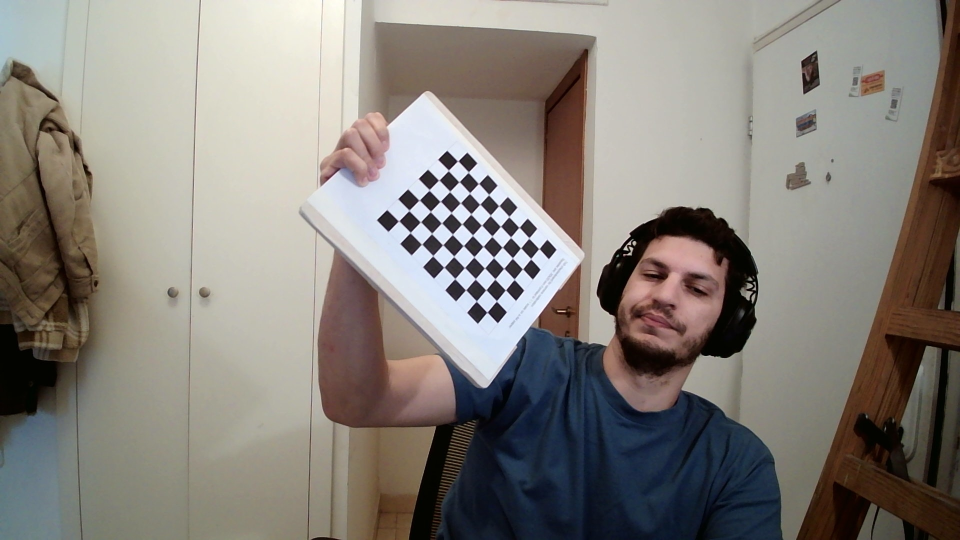
#> input picture images/Left/20240210_120035.jpg, 1920 x 1080 px, given in place of the camera (shown at 1/2 size)
$ python depth.py
#> lines starting #> are read from the running program, lines starting #| are printed output that depends on the picture; after the words box and inside, x2 and y2 are one past the last pixel; in counts of white or black regions, pixels touching at a corner belong together
import cv2 as cv
import numpy as np
import os


focal_length_pixels = 359  # Example focal length in pixels
baseline_meters = 0.15  # Example baseline in meters

def ensure_dir(directory):
    if not os.path.exists(directory):
        os.makedirs(directory)

def load_stereo_calibration(filename):
    # Load stereo calibration parameters from an XML file
    cv_file = cv.FileStorage(filename, cv.FILE_STORAGE_READ)
    cameraMatrix1 = cv_file.getNode("cameraMatrix1").mat()
    distCoeffs1 = cv_file.getNode("distCoeffs1").mat()
    cameraMatrix2 = cv_file.getNode("cameraMatrix2").mat()
    distCoeffs2 = cv_file.getNode("distCoeffs2").mat()
    R = cv_file.getNode("R").mat()
    T = cv_file.getNode("T").mat()
    cv_file.release()
    focal_length_left = cameraMatrix1[0, 0]
    focal_length_right = cameraMatrix2[0, 0]
    print("Focal length of left camera:", focal_length_left)
    print("Focal length of right camera:", focal_length_right)
    return cameraMatrix1, distCoeffs1, cameraMatrix2, distCoeffs2, R, T

ensure_dir('images/Right')
ensure_dir('images/Left')

# Load stereo calibration data
calib_filename = 'stereo_calibration_data.xml'  # Update this path as needed
cameraMatrix1, distCoeffs1, cameraMatrix2, distCoeffs2, R, T = load_stereo_calibration(calib_filename)

# Open the cameras
cap_left = cv.VideoCapture(1)  # Adjust camera index as needed
cap_right = cv.VideoCapture(2)  # Adjust camera index as needed


cap_left.set(cv.CAP_PROP_AUTOFOCUS, 0)
cap_right.set(cv.CAP_PROP_AUTOFOCUS, 0)

cap_left.set(cv.CAP_PROP_FOCUS, 50)
cap_right.set(cv.CAP_PROP_FOCUS, 50)

# Wait for cameras to initialize
ret_left, frame_left = cap_left.read()
#> frame_left is the input picture: shape (1080, 1920, 3); mean B, G, R 122.5, 128.9, 134.1
ret_right, frame_right = cap_right.read()

if not ret_left or not ret_right:
    print("Failed to capture images from both cameras.")
    cap_left.release()
    cap_right.release()
    exit()

# Compute rectification transforms for both cameras
R1, R2, P1, P2, Q, _, _ = cv.stereoRectify(
    cameraMatrix1, distCoeffs1,
    cameraMatrix2, distCoeffs2,
    frame_left.shape[:2], R, T, alpha=0)

map1_left, map2_left = cv.initUndistortRectifyMap(
    cameraMatrix1, distCoeffs1, R1, P1,
    frame_left.shape[:2], cv.CV_16SC2)
map1_right, map2_right = cv.initUndistortRectifyMap(
    cameraMatrix2, distCoeffs2, R2, P2,
    frame_right.shape[:2], cv.CV_16SC2)

# StereoSGBM Matcher for disparity calculation
stereo = cv.StereoSGBM_create(
    numDisparities=16, blockSize=15
    # [11 lines of commented-out code are left out]
)

while True:
    # Capture frames from both cameras
    ret_left, frame_left = cap_left.read()
    ret_right, frame_right = cap_right.read()

    if not ret_left or not ret_right:
        print("Failed to capture images from both cameras.")
        break

    # Convert to grayscale for disparity calculation
    gray_left = cv.cvtColor(frame_left, cv.COLOR_BGR2GRAY)
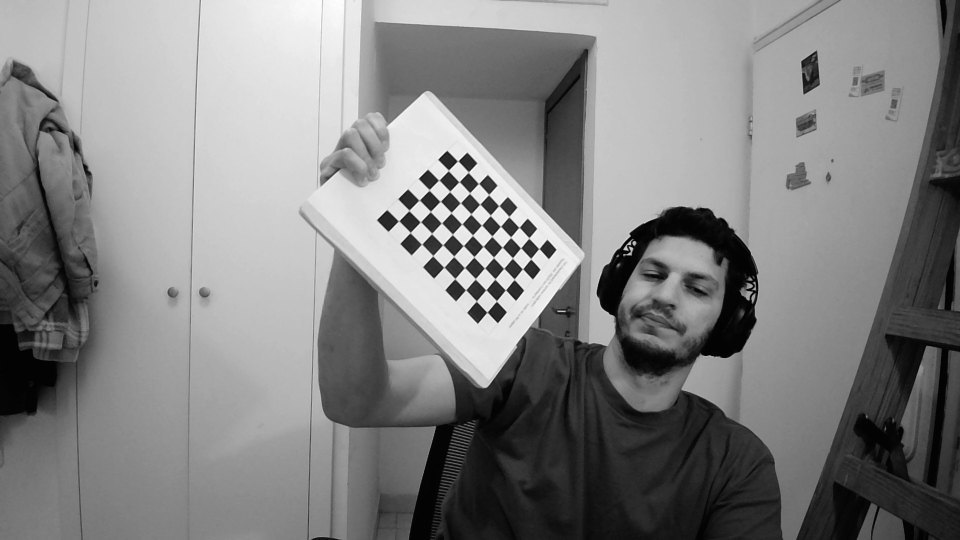
#> gray_left: shape (1080, 1920) (shown at 1/2 size); min 0, max 255, mean 129.7
    gray_right = cv.cvtColor(frame_right, cv.COLOR_BGR2GRAY)

    # # Rectify images
    rectified_left = cv.remap(gray_left, map1_left, map2_left, cv.INTER_LINEAR)
    rectified_right = cv.remap(gray_right, map1_right, map2_right, cv.INTER_LINEAR)
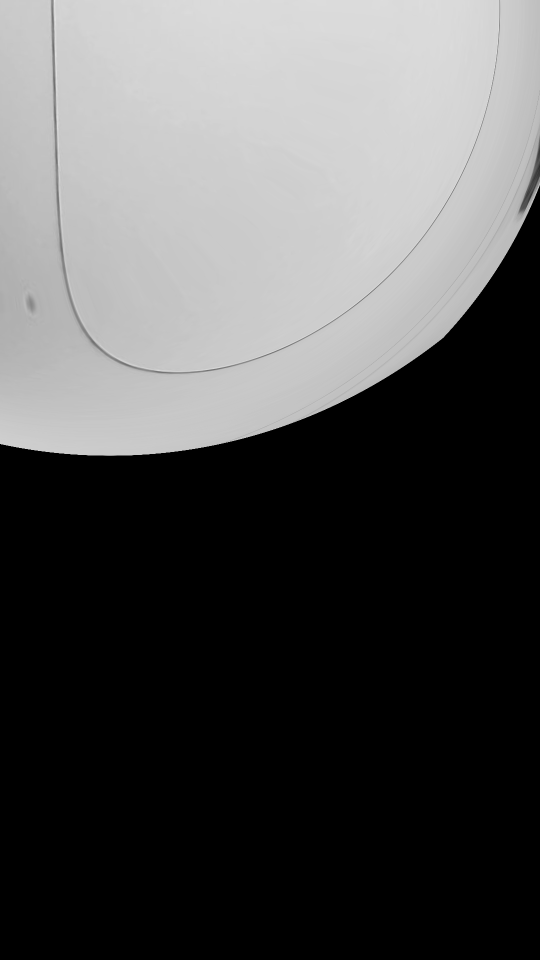
#> rectified_right: shape (1920, 1080) (shown at 1/2 size); min 0, max 234, mean 83.7


    # Compute the disparity map
    disparity = stereo.compute(rectified_left, rectified_right).astype(np.float32) / 16.0
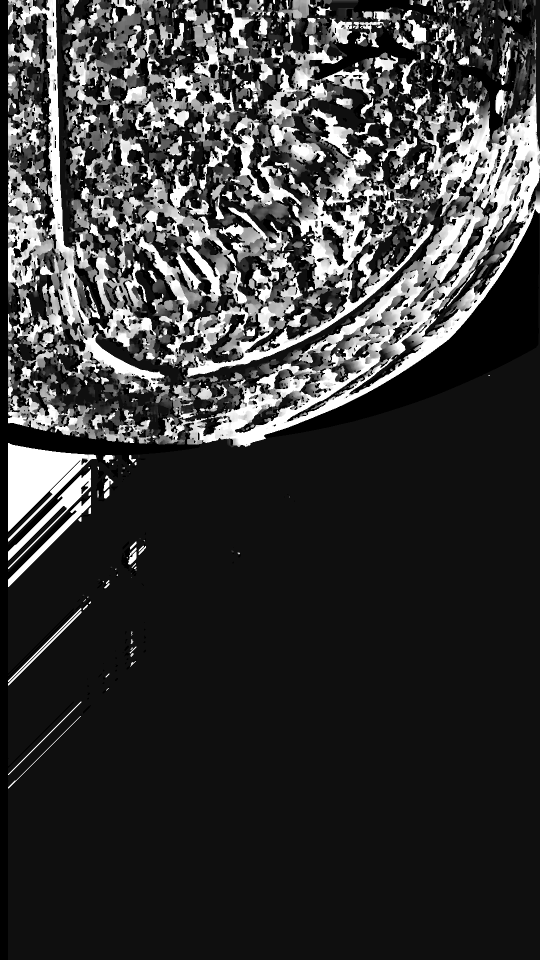
#> disparity: shape (1920, 1080) float32 (shown at 1/2 size); min -1, max 15, mean 2.53; drawn with min black and max white

    ##
    #
    #
    #
    #
    depth_map = np.zeros_like(disparity)
    non_zero_disparity = disparity > 0  # Avoid division by zero
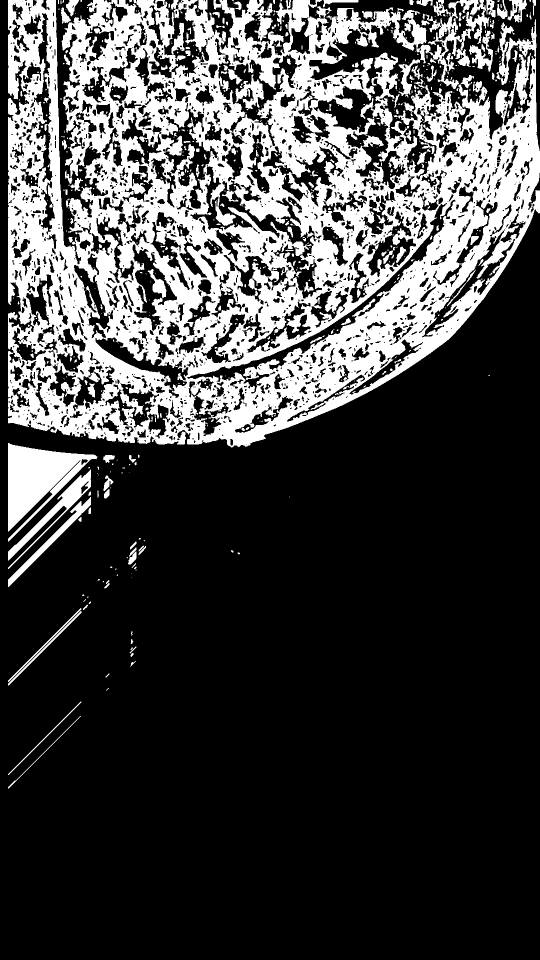
#> non_zero_disparity: shape (1920, 1080) bool (shown at 1/2 size); 26.5% white; 699 white regions (524 under 20 px), largest, box (x1, y1, x2, y2) and area: (16, 0, 1080, 895) 498067, (16, 886, 195, 1083) 15523, (16, 939, 182, 1138) 4482
    depth_map[non_zero_disparity] = (focal_length_pixels * baseline_meters) / disparity[non_zero_disparity]
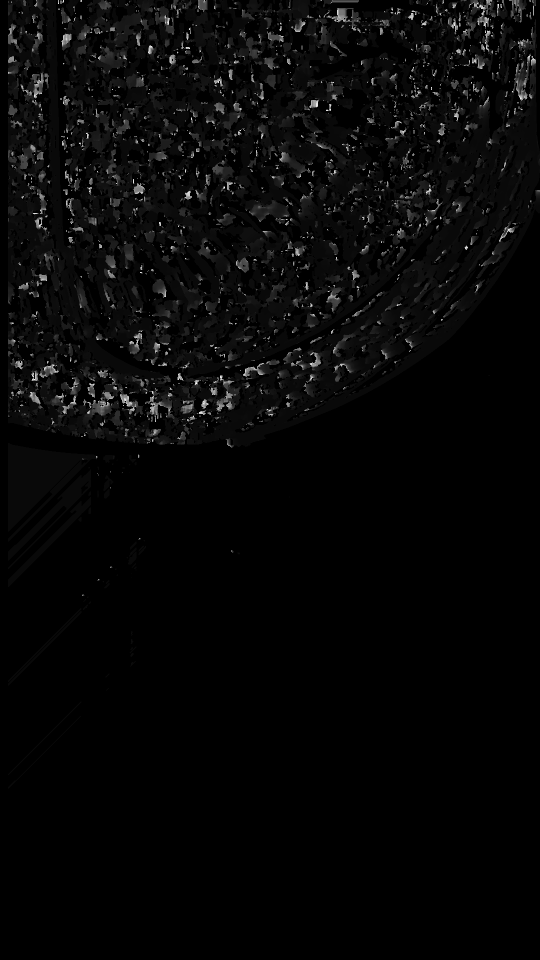
#> depth_map: shape (1920, 1080) float32 (shown at 1/2 size); min 0, max 95.73, mean 2.7; drawn with min black and max white
    #
    #
    #
    #
    #
    #
    ##


    norm_disparity = cv.normalize(disparity, None, alpha=0, beta=255, norm_type=cv.NORM_MINMAX, dtype=cv.CV_8U)


    roi_size = 100  # Size of the square's side
    height, width = depth_map.shape
#> height = 1920; width = 1080
    center_x, center_y = width // 2, height // 2
#> center_x = 540; center_y = 960
    roi = depth_map[center_y - roi_size // 2:center_y + roi_size // 2,
                    center_x - roi_size // 2:center_x + roi_size // 2]

    # Calculate the average depth in the ROI
    average_depth = np.mean(roi[roi > 0])  # Ignore zero values
#> average_depth = 4.79
    print(f"Average depth in the ROI: {average_depth:.2f} meters")
#| Average depth in the ROI: 4.79 meters


    # Apply a color map to the normalized disparity map
    color_disparity = cv.applyColorMap(norm_disparity, cv.COLORMAP_JET)
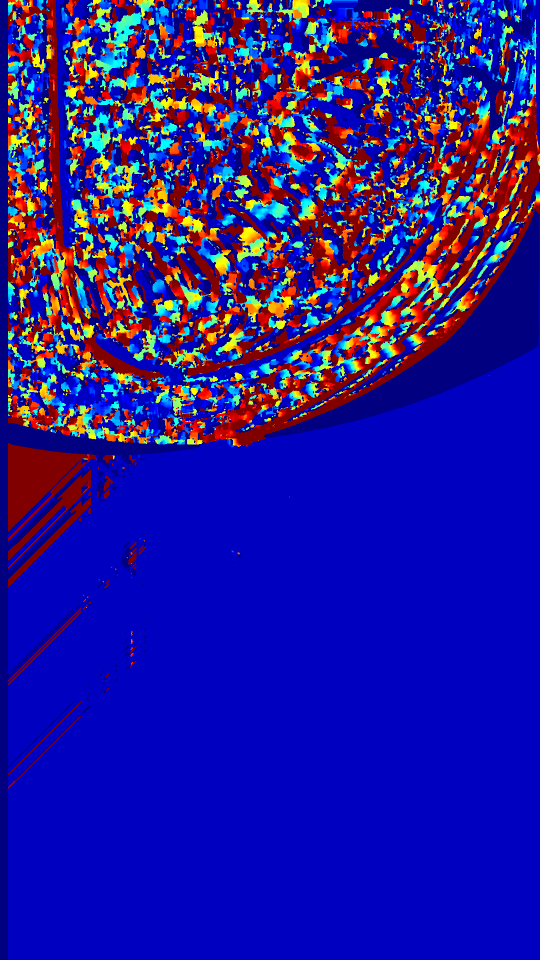
#> color_disparity: shape (1920, 1080, 3) (shown at 1/2 size); mean B, G, R 152.1, 24.3, 35.4
    cv.imshow('Color Disparity', color_disparity)

    # Display the rectified images and disparity map
    cv.imshow('Rectified Left Camera POV', rectified_left)
    cv.imshow('Rectified Right Camera POV', rectified_right)
    print(depth_map)
#> (printed output is left out)
    cv.imshow('Disparity Map', (depth_map*250/depth_map.max()).astype(int))
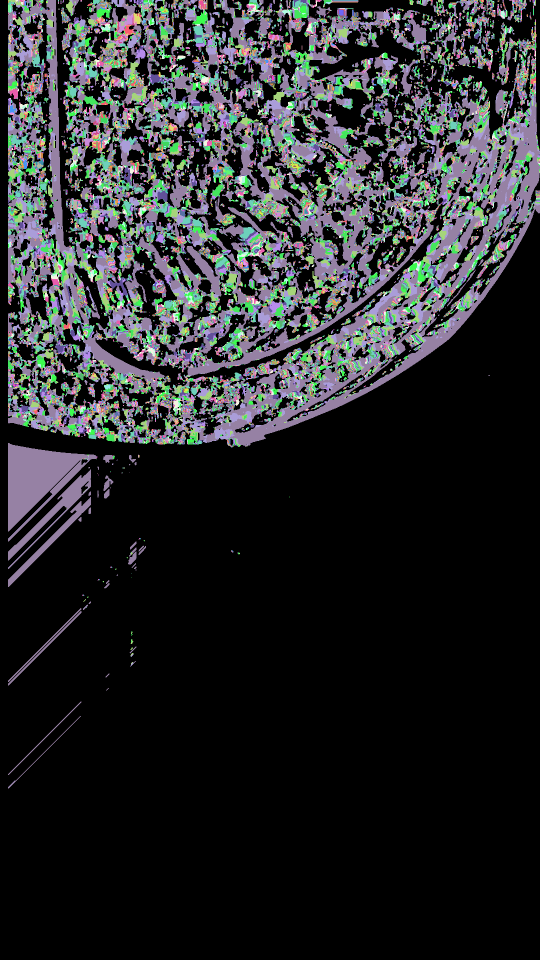
#> window 'Disparity Map': shape (1920, 1080) int64 (shown at 1/2 size); 78 distinct labels, from 0 to 250; one colour per label, 0 black

    key = cv.waitKey(1) & 0xFF
#> (key q is pressed here)
    if key == ord('q'):  # Quit program when 'q' key is pressed
        break

# Release video capture objects and close windows
cap_left.release()
cap_right.release()
cv.destroyAllWindows()
